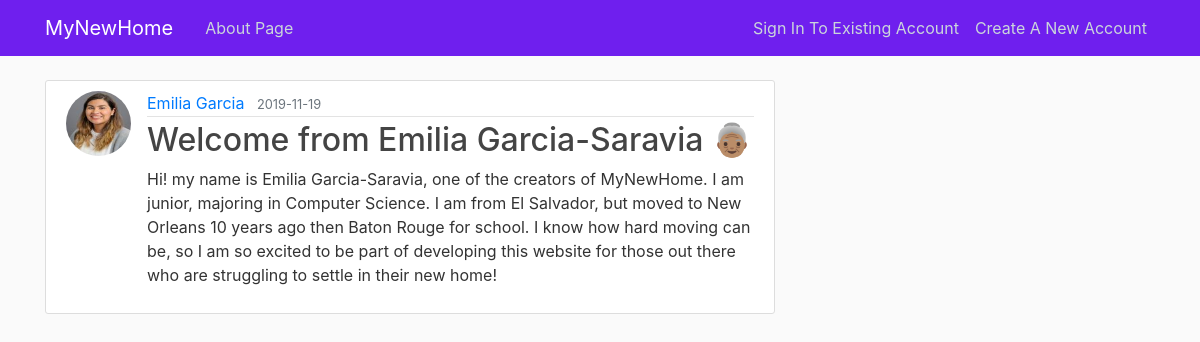
Screenshot of /post/3 with the database file from the repository.
### src/models.py (models this page shows, shortened)
class User(db.Model, UserMixin):
    id = db.Column(db.Integer, primary_key=True)
    username = db.Column(db.String(20), unique=True, nullable=False)
    email = db.Column(db.String(120), unique=True, nullable=False)
    image_file = db.Column(db.String(20), nullable=False,
                           default='default.jpg')
    password = db.Column(db.String(60), nullable=False)
    posts = db.relationship('Post', backref='author', lazy=True)

class Post(db.Model):
    id = db.Column(db.Integer, primary_key=True)
    title = db.Column(db.String(100), nullable=False)
    date_posted = db.Column(db.DateTime, nullable=False,
                            default=datetime.utcnow)
    content = db.Column(db.Text, nullable=False)
    user_id = db.Column(db.Integer, db.ForeignKey('user.id'), nullable=False)

### src/posts/routes.py (the view)
@posts.route("/post/<int:post_id>")
def post(post_id):
    post = Post.query.get_or_404(post_id)
    return render_template('post.html', title=post.title, post=post)

### src/templates/post.html (shortened to what this page needs)
{% extends "layout.html" %}
{% block content %}
  <article class="media content-section">
    <img class="rounded-circle article-img" src="{{ url_for('static', filename='profile_pics/' + post.author.image_file) }}">
    <div class="media-body">
      <div class="article-metadata">
        <a class="mr-2" href="{{ url_for('users.user_posts', username=post.author.username) }}">{{ post.author.username }}</a>
        <small class="text-muted">{{ post.date_posted.strftime('%Y-%m-%d') }}</small>
      </div>
      <h2 class="article-title">{{ post.title }}</h2>
      <p class="article-content">{{ post.content }}</p>
    </div>
  </article>
{% endblock content %}

### src/static/main.css (style rules this page uses)
body { background: #fafafa; color: #333333; margin-top: 5rem; }
h1, h2, h3, h4, h5, h6 { color: #444444; }
.content-section { background: #ffffff; padding: 10px 20px; border: 1px solid #dddddd; border-radius: 3px; margin-bottom: 20px; }
.article-title { color: #444444; }
.article-content { white-space: pre-line; }
.article-img { height: 65px; width: 65px; margin-right: 16px; }
.article-metadata { padding-bottom: 1px; margin-bottom: 4px; border-bottom: 1px solid #e3e3e3 }

### rows the page displays
User: image_file (picture), author.username "Emilia Garcia"
Post: date_posted "2019-11-19", title "Welcome from Emilia Garcia-Saravia 👵🏽", content "Hi! my name is Emilia Garcia-Saravia, one of the creators of MyNewHome. I am junior, majoring in Computer Science. I am from El Salvador, but moved to New Orleans 10 years ago then Baton Rouge for school. I know how hard moving can be, so I am so excited to be part of developing this website for those out there who are struggling to settle in their new home!"
